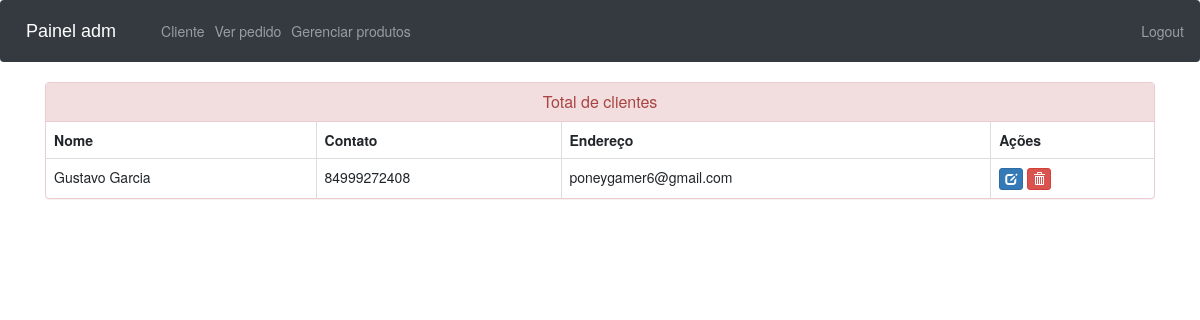
The page /view-customer (signed in) on the database as committed earlier.
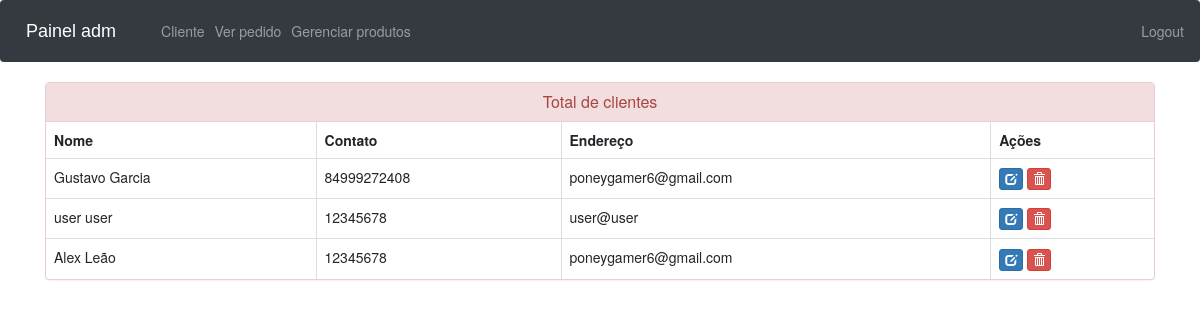
The same page on the database as committed later.
### ecom/models.py (models this page shows, shortened)
class Customer(models.Model):
    user=models.OneToOneField(User,on_delete=models.CASCADE)
    profile_pic= models.ImageField(upload_to='profile_pic/CustomerProfilePic/',null=True,blank=True)
    address = models.CharField(max_length=40)
    mobile = models.CharField(max_length=20,null=False)
    @property
    def get_name(self):
        return self.user.first_name+" "+self.user.last_name

### ecom/views.py (the view)
# urls.py: path('view-customer', views.view_customer_view,name='view-customer'),
@login_required(login_url='adminlogin')
def view_customer_view(request):
    customers=models.Customer.objects.all()
    return render(request,'ecom/view_customer.html',{'customers':customers})

### templates/ecom/view_customer.html (shortened to what this page needs)
{% extends 'ecom/admin_base.html' %}
{% load static %}
{% block content %}
<head>
  <link href="//netdna.bootstrapcdn.com/bootstrap/3.0.0/css/bootstrap.min.css" rel="stylesheet" id="bootstrap-css">
</head>
<div class="container">
  <div class="panel panel-danger">
    <div class="panel-heading">
      <h6 class="panel-title">Total de clientes</h6>
    </div>
    <table class="table table-hover table-bordered" id="dev-table">
      <thead>
        <tr>
          <th>Nome</th>
          <th>Contato</th>
          <th>Endereço</th>
          <th>Ações</th>
        </tr>
      </thead>
      {% for c in customers %}
      <tr>
        <td> {{c.get_name}}</td>
        <td>{{c.mobile}}</td>
        <td>{{c.address}}</td>
        <td><a class="btn btn-primary btn-xs" href="{% url 'update-customer' c.id  %}"><span class="glyphicon glyphicon-edit"></span></a>
        <a class="btn btn-danger btn-xs" href="{% url 'delete-customer' c.id  %}"><span class="glyphicon glyphicon-trash"></span></a></td>
      </tr>
      {% endfor %}
    </table>
  </div>
</div>
{% endblock content %}

Rows that differ between the two databases and show on the page:
added Customer: get_name "user user", mobile "12345678", address "user@user"
added Customer: get_name "Alex Leão", mobile "12345678", address "poneygamer6@gmail.com"
